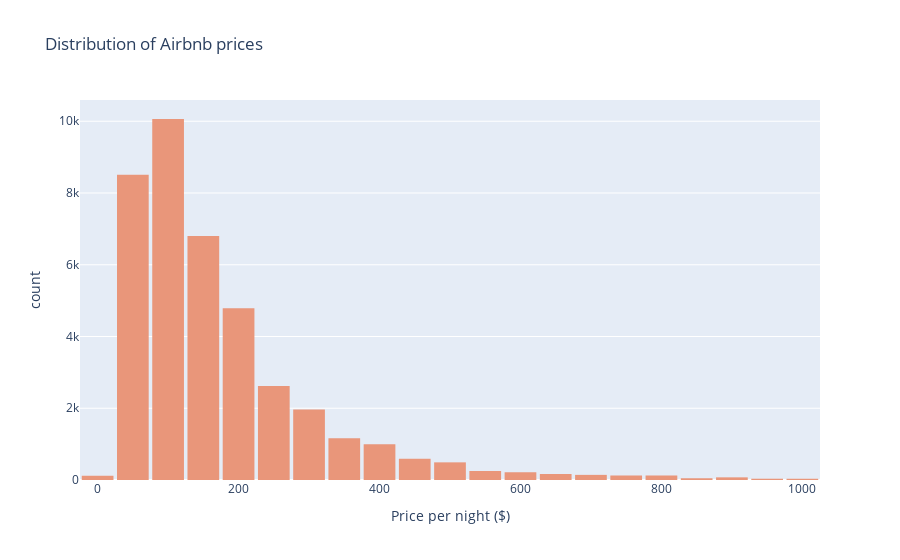

Here is the notebook cell this chart was saved with:
### Code cell
# ploteamos histograma para ver la distribucion de la antiguedad de los hosts (entre 0-1k)
fig = px.histogram(listings_reduced_df[listings_reduced_df["price"]<1000], x="price",labels = {"price": "Price per night ($)"},
                   nbins = 30, title="Distribution of Airbnb prices") # Si agregamos histnorm='probability density' normalizamos el resultado

fig.update_traces(marker_color = "darksalmon")
# Agregar espacios entre barras
fig.update_layout(bargap = 0.1)
fig.show()

### Figure 1 — Plotly figure (JSON) as saved in the notebook; plotly's stock layout.template omitted (floating-point values rounded to 4 significant figures; data arrays with more than 128 entries replaced by an {"elided": "..."} marker saying what was removed)
{"data": [{"alignmentgroup": "True", "bingroup": "x", "hovertemplate": "Price per night ($)=%{x}<br>count=%{y}<extra></extra>", "legendgroup": "", "marker": {"color": "darksalmon", "pattern": {"shape": ""}}, "name": "", "nbinsx": 30, "offsetgroup": "", "orientation": "v", "showlegend": false, "type": "histogram", "x": {"elided": "39337 float values"}, "xaxis": "x", "yaxis": "y"}], "layout": {"bargap": 0.1, "barmode": "relative", "legend": {"tracegroupgap": 0}, "title": {"text": "Distribution of Airbnb prices"}, "xaxis": {"anchor": "y", "domain": [0, 1], "title": {"text": "Price per night ($)"}}, "yaxis": {"anchor": "x", "domain": [0, 1], "title": {"text": "count"}}}}
